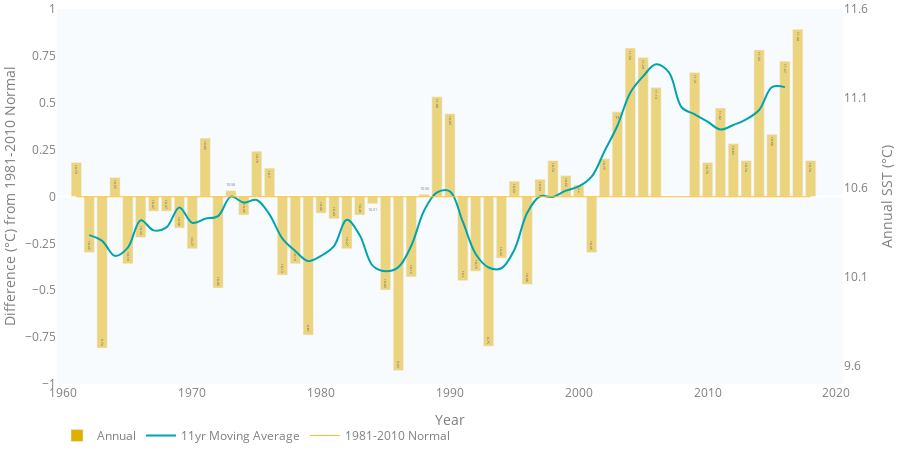

The cell this chart's notebook holds for it:
### Code cell
figure_3_1 = make_subplots(specs=[[{'secondary_y': True}]])
figure_3_1.add_trace(annualTrace,
            secondary_y=False,)
figure_3_1.add_trace(movingAverage,
            secondary_y=False,)
figure_3_1.add_trace(normal,
            secondary_y=True,)

figure_3_1.update_layout(TIMESERIES_LAYOUT)
figure_3_1.update_yaxes(title_text='Difference (\u00b0C) from 1981-2010 Normal',
                        secondary_y=False,
                        range=[-1, 1],
                        showgrid=False,
                        dtick=0.25,  # dtick sets the distance between ticks
                        tick0=0,  # tick0 sets a point to map the other ticks
                        fixedrange=True,
                        showspikes=True,
                        # zeroline=True,  # add a zero line
                        # zerolinecolor=TIMESERIES_COLOR_SECONDARY
                        )
figure_3_1.update_yaxes(title_text='Annual SST (\u00b0C)',
                        secondary_y=True,
                        range=[9.5, 11.6],
                        showgrid=False,
                        dtick=0.5,  # dtick sets the distance between ticks
                        tick0=10.6,  # tick0 sets a point to map the other ticks
                        fixedrange=True,
                        )

figure_3_1.update_xaxes(
    title='Year',
    fixedrange=True,
    tickformat='000',  
    showspikes=True,  
    spikethickness=2, 
)

### Figure 1 — Plotly figure (JSON) as saved in the notebook; plotly's stock layout.template omitted (floating-point values rounded to 4 significant figures)
{"data": [{"hovertemplate": "%{x}<br><b>Annual</b><br>Total: %{text:.2f}mm<br>Anomaly: %{y:.2f}mm<extra></extra>", "marker": {"color": "#E1AF00", "opacity": 0.5}, "name": "Annual", "text": [null, 10.73, 10.25, 9.74, 10.65, 10.19, 10.33, 10.47, 10.47, 10.38, 10.27, 10.86, 10.06, 10.58, 10.45, 10.79, 10.7, 10.13, 10.19, 9.81, 10.46, 10.43, 10.27, 10.45, 10.51, 10.05, 9.62, 10.12, 10.56, 11.08, 10.99, 10.1, 10.15, 9.75, 10.22, 10.63, 10.08, 10.64, 10.74, 10.66, 10.61, 10.25, 10.75, 11, 11.34, 11.29, 11.13, null, null, 11.21, 10.73, 11.02, 10.83, 10.74, 11.33, 10.88, 11.27, 11.44, 10.74, null, null], "type": "bar", "x": [1960, 1961, 1962, 1963, 1964, 1965, 1966, 1967, 1968, 1969, 1970, 1971, 1972, 1973, 1974, 1975, 1976, 1977, 1978, 1979, 1980, 1981, 1982, 1983, 1984, 1985, 1986, 1987, 1988, 1989, 1990, 1991, 1992, 1993, 1994, 1995, 1996, 1997, 1998, 1999, 2000, 2001, 2002, 2003, 2004, 2005, 2006, 2007, 2008, 2009, 2010, 2011, 2012, 2013, 2014, 2015, 2016, 2017, 2018, 2019, 2020], "xaxis": "x", "y": [null, 0.1814, -0.2986, -0.8086, 0.1014, -0.3586, -0.2186, -0.07857, -0.07857, -0.1686, -0.2786, 0.3114, -0.4886, 0.03143, -0.09857, 0.2414, 0.1514, -0.4186, -0.3586, -0.7386, -0.08857, -0.1186, -0.2786, -0.09857, -0.03857, -0.4986, -0.9286, -0.4286, 0.01143, 0.5314, 0.4414, -0.4486, -0.3986, -0.7986, -0.3286, 0.08143, -0.4686, 0.09143, 0.1914, 0.1114, 0.06143, -0.2986, 0.2014, 0.4514, 0.7914, 0.7414, 0.5814, null, null, 0.6614, 0.1814, 0.4714, 0.2814, 0.1914, 0.7814, 0.3314, 0.7214, 0.8914, 0.1914, null, null], "yaxis": "y"}, {"hovertemplate": "%{x}<br><b>11yr Moving Average</b><br>Total: %{text:.2f}mm<br>Anomaly: %{y:.2f}mm<extra></extra>", "line": {"color": "#00a4ae", "shape": "spline", "width": 2}, "mode": "lines", "name": "11yr Moving Average", "text": [null, null, null, 10.31, 10.23, 10.28, 10.42, 10.37, 10.38, 10.49, 10.41, 10.43, 10.44, 10.55, 10.52, 10.53, 10.45, 10.32, 10.26, 10.2, 10.23, 10.28, 10.42, 10.34, 10.18, 10.15, 10.17, 10.29, 10.47, 10.57, 10.58, 10.41, 10.24, 10.17, 10.17, 10.26, 10.46, 10.55, 10.55, 10.58, 10.6, 10.65, 10.79, 10.93, 11.1, null, null, null, null, null, null, 10.91, 10.93, 10.96, 11.01, 11.13, 11.13, null, null, null, null], "type": "scatter", "x": [1960, 1961, 1962, 1963, 1964, 1965, 1966, 1967, 1968, 1969, 1970, 1971, 1972, 1973, 1974, 1975, 1976, 1977, 1978, 1979, 1980, 1981, 1982, 1983, 1984, 1985, 1986, 1987, 1988, 1989, 1990, 1991, 1992, 1993, 1994, 1995, 1996, 1997, 1998, 1999, 2000, 2001, 2002, 2003, 2004, 2005, 2006, 2007, 2008, 2009, 2010, 2011, 2012, 2013, 2014, 2015, 2016, 2017, 2018, 2019, 2020], "xaxis": "x", "y": [null, null, -0.2061, -0.2366, -0.3166, -0.2726, -0.1266, -0.1806, -0.1646, -0.05857, -0.1406, -0.1186, -0.1046, -0.0005714, -0.03257, -0.01857, -0.09657, -0.2246, -0.2906, -0.3446, -0.3166, -0.2646, -0.1246, -0.2066, -0.3686, -0.3986, -0.3766, -0.2626, -0.07457, 0.02143, 0.02743, -0.1346, -0.3066, -0.3786, -0.3826, -0.2846, -0.08657, 0.001429, -0.002571, 0.03143, 0.05343, 0.1054, 0.2414, 0.3774, 0.5534, 0.6414, 0.7048, 0.6614, 0.4748, 0.4381, 0.3989, 0.3574, 0.3814, 0.4114, 0.4614, 0.5834, 0.5834, null, null, null, null], "yaxis": "y"}, {"hoverinfo": "skip", "line": {"color": "#fdbf2d", "shape": "spline", "width": 1}, "mode": "lines", "name": "1981-2010 Normal", "type": "scatter", "x": [1960, 1961, 1962, 1963, 1964, 1965, 1966, 1967, 1968, 1969, 1970, 1971, 1972, 1973, 1974, 1975, 1976, 1977, 1978, 1979, 1980, 1981, 1982, 1983, 1984, 1985, 1986, 1987, 1988, 1989, 1990, 1991, 1992, 1993, 1994, 1995, 1996, 1997, 1998, 1999, 2000, 2001, 2002, 2003, 2004, 2005, 2006, 2007, 2008, 2009, 2010, 2011, 2012, 2013, 2014, 2015, 2016, 2017, 2018, 2019, 2020], "xaxis": "x", "y": [null, 10.55, 10.55, 10.55, 10.55, 10.55, 10.55, 10.55, 10.55, 10.55, 10.55, 10.55, 10.55, 10.55, 10.55, 10.55, 10.55, 10.55, 10.55, 10.55, 10.55, 10.55, 10.55, 10.55, 10.55, 10.55, 10.55, 10.55, 10.55, 10.55, 10.55, 10.55, 10.55, 10.55, 10.55, 10.55, 10.55, 10.55, 10.55, 10.55, 10.55, 10.55, 10.55, 10.55, 10.55, 10.55, 10.55, 10.55, 10.55, 10.55, 10.55, 10.55, 10.55, 10.55, 10.55, 10.55, 10.55, 10.55, 10.55, null, null], "yaxis": "y2"}], "layout": {"font": {"color": "#7f7f7f"}, "height": 450, "hovermode": "x", "legend": {"bgcolor": "rgba(0,0,0,0)", "itemclick": false, "itemdoubleclick": false, "orientation": "h"}, "margin": {"b": 0, "l": 0, "r": 0, "t": 0}, "paper_bgcolor": "rgba(0,0,0,0)", "plot_bgcolor": "#f7fbfd", "xaxis": {"anchor": "y", "domain": [0, 0.94], "fixedrange": true, "showgrid": false, "showspikes": true, "spikethickness": 2, "tickformat": "000", "title": {"text": "Year"}}, "yaxis": {"anchor": "x", "domain": [0, 1], "dtick": 0.25, "fixedrange": true, "range": [-1, 1], "showgrid": false, "showspikes": true, "tick0": 0, "title": {"text": "Difference (°C) from 1981-2010 Normal"}}, "yaxis2": {"anchor": "x", "dtick": 0.5, "fixedrange": true, "overlaying": "y", "range": [9.5, 11.6], "showgrid": false, "side": "right", "tick0": 10.6, "title": {"text": "Annual SST (°C)"}}}}
